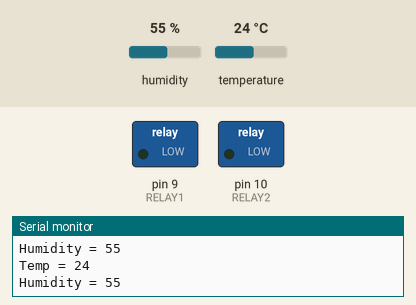
Bench run of a sketch on a simulated Arduino Uno, built with avr-gcc and run on an emulated ATmega328P. On the bench: switched loads named in the sketch (green lamp = pin HIGH), the last lines printed to the serial monitor. Wiring (inferred from the names in the program): DHT11 sensor: data pin 8. Inputs (shaded band) come from the test bench; at power-on: temperature 24 °C, humidity 55 %.

Above: at 3.8 s.
3.9 s: temperature set to 16 °C
7.5 s: temperature set to 13 °C
At 9.1 s:
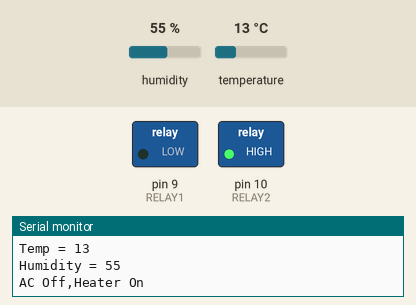
11.1 s: temperature set to 41 °C
At 12.7 s:
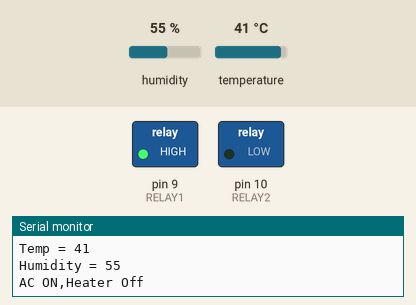
14.7 s: temperature set to 36 °C
18.3 s: temperature set to 33 °C
At 21.1 s:
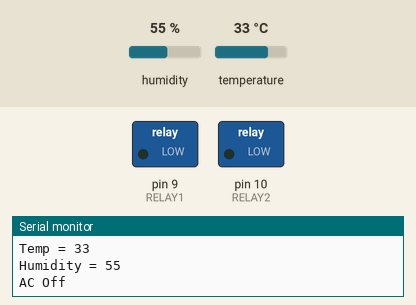
21.9 s: temperature set to 12 °C
At 23.5 s:
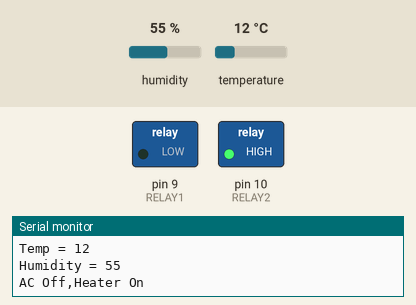
Timing chart, 0 to 25.0 s (numbered marks = the images above; inputs shaded):
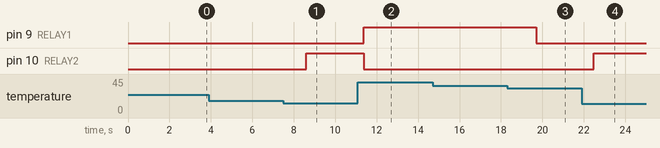

Measured:
- the behaviour switches between 15 and 14 °C on temperature (found by bisection; images 0 and 1)
- the behaviour switches between 35 and 34 °C on temperature (found by bisection; images 2 and 3)
- after the input at 7.5 s, pin 10 (RELAY2): LOW → HIGH after 1.1 s
- after the input at 11.1 s, pin 9 (RELAY1): LOW → HIGH after 0.27 s; pin 10 (RELAY2): HIGH → LOW after 0.27 s
- after the input at 18.3 s, pin 9 (RELAY1): HIGH → LOW after 1.4 s
- after the input at 21.9 s, pin 10 (RELAY2): LOW → HIGH after 0.57 s

The sketch:

RelayAndTemp.ino
```cpp
#include "DHT.h"
#define DHTPIN 8     // what pin we're connected to

// Uncomment whatever type you're using!
#define DHTTYPE DHT11   // DHT 11
// #define DHTTYPE DHT22   // DHT 22  (AM2302)
//#define DHTTYPE DHT21   // DHT 21 (AM2301)
DHT dht(DHTPIN, DHTTYPE);

int RELAY1 = 9;          //AC
int RELAY2 = 10;          //Heater
int delayValue = 2500;
int R1=0;
int R2=0;

void setup() {
  // put your setup code here, to run once:
  pinMode(RELAY1, OUTPUT);
  pinMode(RELAY2, OUTPUT);

  digitalWrite(RELAY1, LOW);
  R1=0;
  digitalWrite(RELAY2, LOW);
  R2=0;
  Serial.println("Initially Ac and Heater are Off...");
  Serial.begin(9600);
  dht.begin();
}

void loop() {

  int h = dht.readHumidity();
  int t = dht.readTemperature();
  Serial.print("Temp = ");
  Serial.println(t);
  Serial.print("Humidity = ");
  Serial.println(h);
  // put your main code here, to run repeatedly:
  if(t>35&&R1!=1)
  {
    digitalWrite(RELAY1, HIGH);
    R1=1;
    digitalWrite(RELAY2, LOW);
    R2=0;
    Serial.println("AC ON,Heater Off");
  }
  else if(t<15&&R2!=1)
  {
    digitalWrite(RELAY2,HIGH);
    R2=1;
    digitalWrite(RELAY1,LOW);
    Serial.println("AC Off,Heater On");
  }
  else if(t<35&&t>15)
  {
    if(R2==1)
    {
      digitalWrite(RELAY2,LOW);
      R2=0;
      Serial.println("Heater Off");
    }
    if(R1==1)
    {
      digitalWrite(RELAY1,LOW);
      R1=0;
      Serial.println("AC Off");
    }
  }
  delay(delayValue);
}
```
